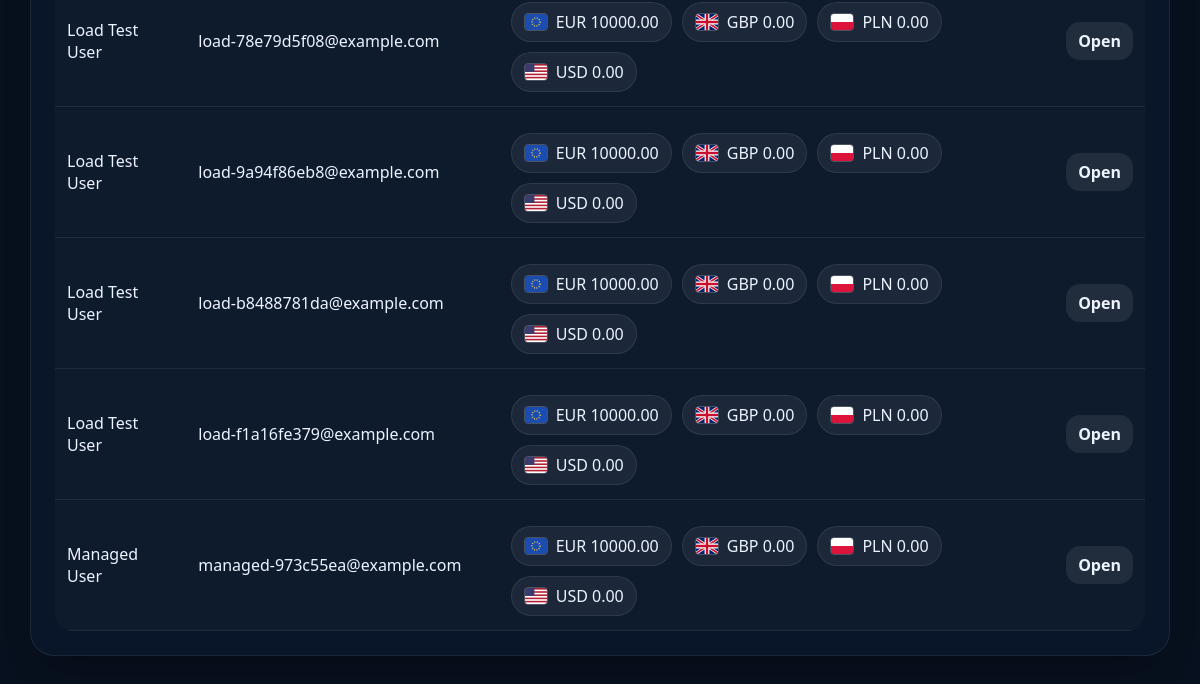
The app's page /app/ (signed in, lower part), older data.
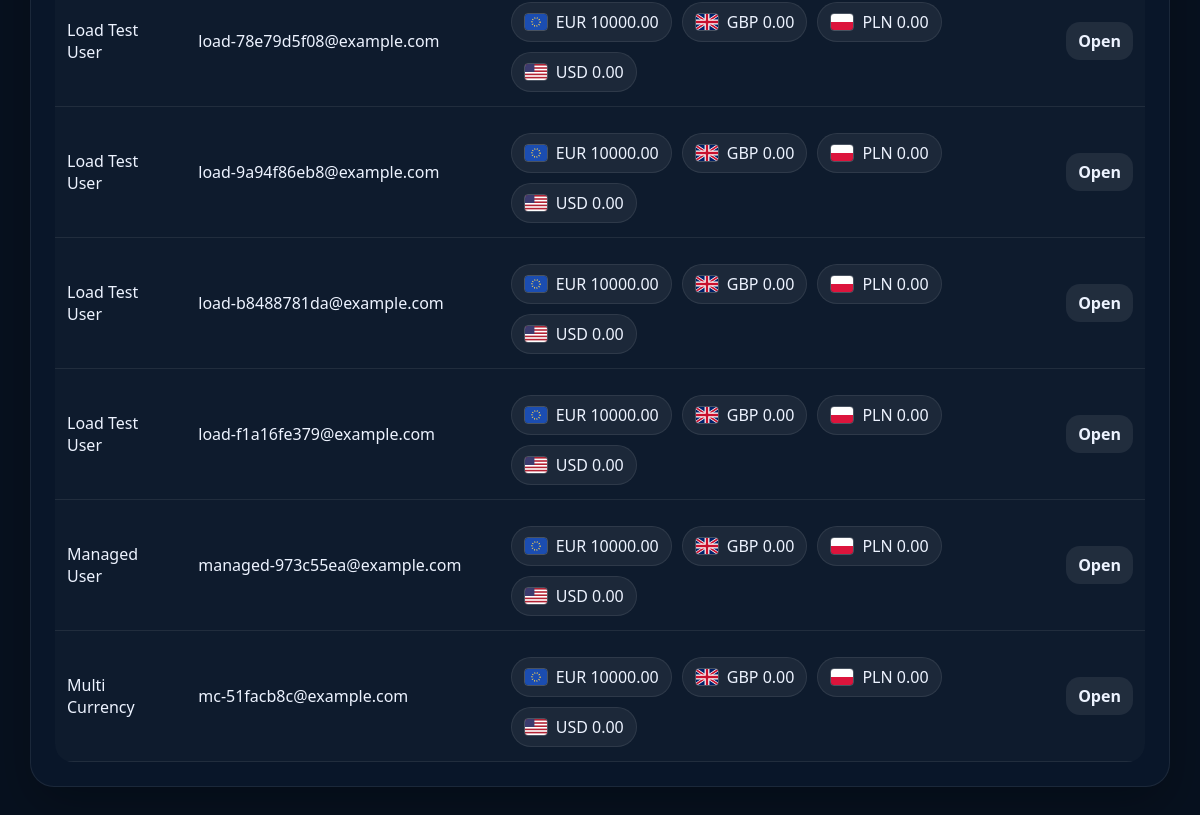
The same page, newer data.
### users/models.py (models this page shows, shortened)
class User(AbstractBaseUser, PermissionsMixin):
    email = models.EmailField(unique=True)
    full_name = models.CharField(max_length=255)
    role = models.CharField(max_length=20, choices=UserRole.choices, default=UserRole.USER)
    default_currency = models.CharField(max_length=3, choices=AccountCurrency.choices, default=AccountCurrency.EUR)
    is_active = models.BooleanField(default=True)
    is_staff = models.BooleanField(default=False)
    date_joined = models.DateTimeField(default=timezone.now)
    created_at = models.DateTimeField(auto_now_add=True)
    updated_at = models.DateTimeField(auto_now=True)
    USERNAME_FIELD = "email"
    REQUIRED_FIELDS = ["full_name"]
    objects = UserManager()

### accounts/models.py (models this page shows, shortened)
class BankAccount(models.Model):
    user = models.ForeignKey(settings.AUTH_USER_MODEL, on_delete=models.CASCADE, related_name="accounts")
    account_number = models.CharField(max_length=10, unique=True)
    swift_code = models.CharField(max_length=11, blank=True)
    balance = models.DecimalField(max_digits=14, decimal_places=2, default=Decimal("0.00"))
    reserved_balance = models.DecimalField(max_digits=14, decimal_places=2, default=Decimal("0.00"))
    currency = models.CharField(max_length=3, choices=AccountCurrency.choices, default=AccountCurrency.EUR)
    status = models.CharField(max_length=20, choices=AccountStatus.choices, default=AccountStatus.ACTIVE)
    created_at = models.DateTimeField(auto_now_add=True)
    updated_at = models.DateTimeField(auto_now=True)
    class Meta:
        ordering = ["currency", "account_number"]
        constraints = [
            models.UniqueConstraint(fields=["user", "currency"], name="unique_currency_account_per_user"),
        ]
    @property
    def flag_file(self):
        return get_currency_metadata(self.currency)["flag_file"]

### webui/views.py (the view)
# urls.py: path("app/", views.dashboard, name="dashboard"),
@login_required
def dashboard(request):
    context = {"role": request.user.role}
    context.update(_build_converter_context(request.GET))
    if request.user.role == UserRole.USER:
        selected_account = _get_selected_account(request.user, request.GET)
        context.update(
            {
                "account": selected_account,
                "all_accounts": get_user_accounts(request.user),
                "recent_transactions": selected_account.transactions.select_related("related_account")[:8],
                "pending_transfers": selected_account.outgoing_transfers.filter(status=TransferStatus.PENDING).select_related("receiver_account")[:8],
            }
        )
    elif request.user.role == UserRole.MANAGER:
        context["users"] = User.objects.filter(role=UserRole.USER).prefetch_related("accounts").order_by("email")
        context["pending_transfers"] = Transfer.objects.filter(status=TransferStatus.PENDING).select_related(
            "sender_account", "receiver_account", "initiated_by"
        )[:20]
    elif request.user.role == UserRole.DIRECTOR:
        context.update(_build_director_dashboard_context())
    return render(request, "webui/dashboard.html", context)

### accounts/currencies.py (called while the page is built)
def get_currency_metadata(currency):
    return CURRENCY_METADATA[currency]

### webui/views.py (called while the page is built, shortened)
def _build_converter_context(query_params):
    form = CurrencyConverterForm(query_params or None)
    result = None
    return {
        "converter_form": form,
        "converter_result": result,
        "currency_metadata": {currency.value: metadata for currency, metadata in CURRENCY_METADATA.items()},
    }

### templates/webui/dashboard.html (shortened to what the changed rows need)
{% extends "webui/base.html" %}
{% block content %}
{% if role == 'user' %}
<section class="grid cards">
    <div class="panel account-highlight">
        <div class="currency-inline large">
            <img class="currency-flag" src="/static/{{ account.flag_file }}" alt="{{ account.currency }} flag">
            <div>
                <p class="eyebrow">Selected account</p>
                <h2>{{ account.currency }} {{ account.balance }}</h2>
            </div>
        </div>
        <p>Account {{ account.account_number }} - {{ account.status|title }}</p>
    </div>
    <div class="panel">
        <p class="eyebrow">Reserved</p>
        <h2>{{ account.currency }} {{ account.reserved_balance }}</h2>
        <p>Funds held for pending transfer approvals.</p>
    </div>
    <div class="panel">
        <p class="eyebrow">Available</p>
        <h2>{{ account.currency }} {{ account.available_balance }}</h2>
        <p>Spendable balance after reservations.</p>
    </div>
</section>
<section class="panel">
    <h2>Your currency accounts</h2>
    <div class="account-grid">
        {% for item in all_accounts %}
            <a class="account-card{% if item.account_number == account.account_number %} active{% endif %}" href="{% url 'dashboard' %}?currency={{ item.currency }}">
                <div class="currency-inline">
                    <img class="currency-flag" src="/static/{{ item.flag_file }}" alt="{{ item.currency }} flag">
                    <strong>{{ item.currency }}</strong>
                </div>
                <div>{{ item.account_number }}</div>
                <div>{{ item.currency_name }}</div>
                <div>Balance {{ item.currency }} {{ item.balance }}</div>
            </a>
        {% endfor %}
    </div>
</section>
{% include "webui/partials/currency_converter.html" %}
<section class="grid two-col">
    <div class="panel">
        <p class="eyebrow">Quick actions</p>
        <div class="actions vertical">
            <a class="button primary" href="{% url 'transfer' %}?currency={{ account.currency }}">Request transfer</a>
            <a class="button secondary" href="{% url 'report' %}?currency={{ account.currency }}">Open report</a>
            <a class="button secondary" href="{% url 'qr' %}?currency={{ account.currency }}">Generate QR</a>
        </div>
    </div>
    <div class="panel">
        <h2>Pending outgoing transfers</h2>
        <table>
            <thead><tr><th>To</th><th>Amount</th><th>Fee</th><th>Status</th></tr></thead>
            <tbody>
                {% for transfer in pending_transfers %}
                    <tr>
                        <td>{{ transfer.receiver_account.account_number }}</td>
                        <td>{{ transfer.sender_account.currency }} {{ transfer.amount }}</td>
                        <td>{{ transfer.sender_account.currency }} {{ transfer.fee_amount }}</td>
                        <td>{{ transfer.status }}</td>
                    </tr>
                {% empty %}
                    <tr><td colspan="4">No pending transfers.</td></tr>
                {% endfor %}
            </tbody>
        </table>
    </div>
</section>
<section class="panel">
    <h2>Recent transactions</h2>
    <table>
        <thead><tr><th>Type</th><th>Status</th><th>Amount</th><th>Related account</th><th>Date</th></tr></thead>
        <tbody>
            {% for tx in recent_transactions %}
                <tr>
                    <td>{{ tx.type }}</td>
                    <td>{{ tx.status }}</td>
                    <td>{{ tx.account.currency }} {{ tx.amount }}</td>
                    <td>{{ tx.related_account.account_number|default:"-" }}</td>
                    <td>{{ tx.created_at }}</td>
                </tr>
            {% empty %}
                <tr><td colspan="5">No transactions yet.</td></tr>
            {% endfor %}
        </tbody>
    </table>
</section>
{% elif role == 'manager' %}
<section class="panel">
    <table>
        <tbody>
            {% for bank_user in users %}
                <tr>
                    <td>{{ bank_user.full_name }}</td>
                    <td>{{ bank_user.email }}</td>
                    <td>
                        <div class="account-chip-list">
                            {% for account in bank_user.accounts.all %}
                                <span class="currency-chip">
                                    <img class="currency-flag tiny" src="/static/{{ account.flag_file }}" alt="{{ account.currency }} flag">
                                    <span>{{ account.currency }} {{ account.balance }}</span>
                                </span>
                            {% endfor %}
                        </div>
                    </td>
                    <td><a class="button secondary small" href="{% url 'webui-manager-user-detail' bank_user.id %}">Open</a></td>
                </tr>
            {% endfor %}
        </tbody>
    </table>
</section>
{% endif %}
{% endblock %}

Row changes from the older to the newer data that the page shows:
added User: full_name "Multi Currency", email "mc-51facb8c@example.com"
added BankAccount: currency "EUR", balance "10000.00", shown under "Multi Currency"
added BankAccount: currency "GBP", balance "0.00", shown under "Multi Currency"
added BankAccount: currency "PLN", balance "0.00", shown under "Multi Currency"
added BankAccount: currency "USD", balance "0.00", shown under "Multi Currency"
